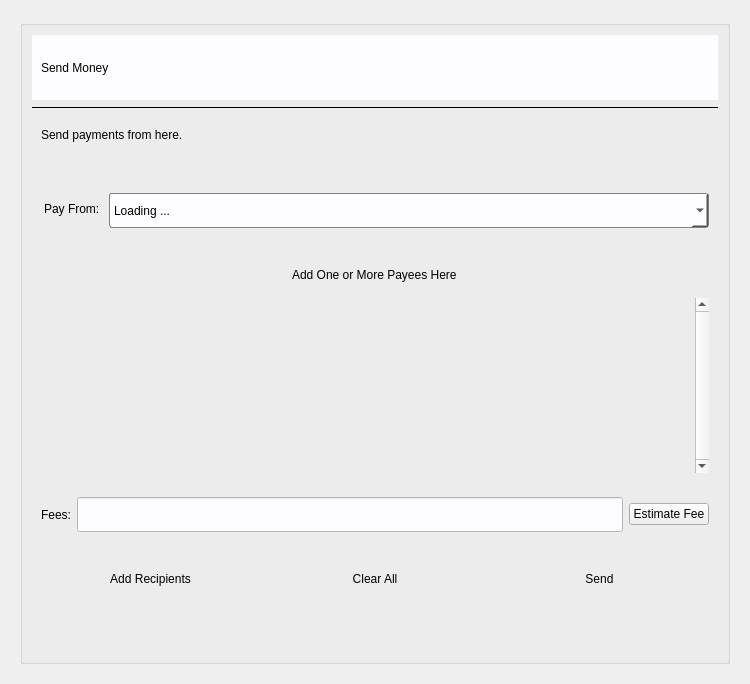
         <widget class="QWidget" name="send_page">
          <layout class="QGridLayout" name="gridLayout_7">
           <item row="0" column="0">
            <widget class="QFrame" name="frame_21">
             <property name="minimumSize">
              <size>
               <width>0</width>
               <height>100</height>
              </size>
             </property>
             <property name="frameShape">
              <enum>QFrame::NoFrame</enum>
             </property>
             <property name="frameShadow">
              <enum>QFrame::Raised</enum>
             </property>
             <layout class="QVBoxLayout" name="verticalLayout_24">
              <item>
               <widget class="QGroupBox" name="groupBox">
                <property name="title">
                 <string/>
                </property>
                <layout class="QGridLayout" name="gridLayout_57">
                 <item row="3" column="0">
                  <widget class="QFrame" name="frame_7">
                   <property name="minimumSize">
                    <size>
                     <width>0</width>
                     <height>100</height>
                    </size>
                   </property>
                   <property name="maximumSize">
                    <size>
                     <width>16777215</width>
                     <height>100</height>
                    </size>
                   </property>
                   <property name="styleSheet">
                    <string notr="true">QFrame#frame_7{border-radius: 3px;}</string>
                   </property>
                   <property name="frameShape">
                    <enum>QFrame::NoFrame</enum>
                   </property>
                   <property name="frameShadow">
                    <enum>QFrame::Raised</enum>
                   </property>
                   <layout class="QGridLayout" name="gridLayout_5">
                    <item row="0" column="1">
                     <widget class="QComboBox" name="pay_from_combo_box">
                      <property name="sizePolicy">
                       <sizepolicy hsizetype="Expanding" vsizetype="Fixed">
                        <horstretch>0</horstretch>
                        <verstretch>0</verstretch>
                       </sizepolicy>
                      </property>
                      <property name="minimumSize">
                       <size>
                        <width>600</width>
                        <height>35</height>
                       </size>
                      </property>
                      <property name="toolTip">
                       <string>Select address to pay from.</string>
                      </property>
                      <property name="styleSheet">
                       <string notr="true">border-radius: 3px; 
border: 1px solid gray;
background-color: rgb(253, 253, 255);
selection-color: blue;</string>
                      </property>
                      <property name="currentText">
                       <string>Loading ...</string>
                      </property>
                      <item>
                       <property name="text">
                        <string>Loading ...</string>
                       </property>
                      </item>
                     </widget>
                    </item>
                    <item row="0" column="0">
                     <widget class="QLabel" name="label_8">
                      <property name="minimumSize">
                       <size>
                        <width>0</width>
                        <height>35</height>
                       </size>
                      </property>
                      <property name="maximumSize">
                       <size>
                        <width>16777215</width>
                        <height>35</height>
                       </size>
                      </property>
                      <property name="styleSheet">
                       <string notr="true">font: 16pt 'Helvetica';
padding-bottom: 4px;

</string>
                      </property>
                      <property name="text">
                       <string>Pay From:</string>
                      </property>
                     </widget>
                    </item>
                   </layout>
                  </widget>
                 </item>
                 <item row="8" column="0">
                  <widget class="QGroupBox" name="send_exec_group">
                   <property name="minimumSize">
                    <size>
                     <width>0</width>
                     <height>65</height>
                    </size>
                   </property>
                   <property name="maximumSize">
                    <size>
                     <width>16777215</width>
                     <height>65</height>
                    </size>
                   </property>
                   <property name="styleSheet">
                    <string notr="true">border-radius: 3px; 
</string>
                   </property>
                   <property name="title">
                    <string/>
                   </property>
                   <property name="flat">
                    <bool>true</bool>
                   </property>
                   <layout class="QGridLayout" name="gridLayout_4">
                    <item row="0" column="2">
                     <widget class="QPushButton" name="snd_btn">
                      <property name="styleSheet">
                       <string notr="true">Send payments.</string>
                      </property>
                      <property name="text">
                       <string>Send</string>
                      </property>
                     </widget>
                    </item>
                    <item row="0" column="1">
                     <widget class="QPushButton" name="clear_btn">
                      <property name="toolTip">
                       <string>Click to clear all entries.</string>
                      </property>
                      <property name="styleSheet">
                       <string notr="true">Reset All Payments</string>
                      </property>
                      <property name="text">
                       <string>Clear All</string>
                      </property>
                     </widget>
                    </item>
                    <item row="0" column="0">
                     <widget class="QPushButton" name="add_btn">
                      <property name="toolTip">
                       <string>Click to add more payees.</string>
                      </property>
                      <property name="styleSheet">
                       <string notr="true">Add Additional Payee</string>
                      </property>
                      <property name="text">
                       <string>Add Recipients</string>
                      </property>
                     </widget>
                    </item>
                   </layout>
                  </widget>
                 </item>
                 <item row="0" column="0">
                  <widget class="QFrame" name="frame_9">
                   <property name="minimumSize">
                    <size>
                     <width>0</width>
                     <height>65</height>
                    </size>
                   </property>
                   <property name="maximumSize">
                    <size>
                     <width>16777215</width>
                     <height>65</height>
                    </size>
                   </property>
                   <property name="styleSheet">
                    <string notr="true">background-color: rgb(253, 253, 255);
font: 24pt &quot;Helvetica&quot;;
</string>
                   </property>
                   <property name="frameShape">
                    <enum>QFrame::NoFrame</enum>
                   </property>
                   <property name="frameShadow">
                    <enum>QFrame::Raised</enum>
                   </property>
                   <layout class="QVBoxLayout" name="verticalLayout_9">
                    <property name="topMargin">
                     <number>0</number>
                    </property>
                    <property name="bottomMargin">
                     <number>0</number>
                    </property>
                    <item alignment="Qt::AlignLeft">
                     <widget class="QLabel" name="label_7">
                      <property name="styleSheet">
                       <string notr="true">font: 24pt &quot;Helvetica&quot;;
</string>
                      </property>
                      <property name="text">
                       <string>Send Money</string>
                      </property>
                     </widget>
                    </item>
                   </layout>
                  </widget>
                 </item>
                 <item row="7" column="0">
                  <widget class="QFrame" name="frame_2">
                   <property name="minimumSize">
                    <size>
                     <width>0</width>
                     <height>0</height>
                    </size>
                   </property>
                   <property name="maximumSize">
                    <size>
                     <width>16777215</width>
                     <height>60</height>
                    </size>
                   </property>
                   <property name="styleSheet">
                    <string notr="true">QFrame#frame_2{border-radius: 3px;} 
</string>
                   </property>
                   <property name="frameShape">
                    <enum>QFrame::NoFrame</enum>
                   </property>
                   <property name="frameShadow">
                    <enum>QFrame::Plain</enum>
                   </property>
                   <layout class="QGridLayout" name="gridLayout_13">
                    <item row="0" column="0">
                     <widget class="QLabel" name="label_10">
                      <property name="styleSheet">
                       <string notr="true">font: 16pt 'Helvetica';
background-color: rgba(255, 255, 255, 0);</string>
                      </property>
                      <property name="text">
                       <string>Fees:</string>
                      </property>
                     </widget>
                    </item>
                    <item row="0" column="1">
                     <widget class="QLineEdit" name="lineEdit_6">
                      <property name="minimumSize">
                       <size>
                        <width>0</width>
                        <height>35</height>
                       </size>
                      </property>
                      <property name="maximumSize">
                       <size>
                        <width>16777215</width>
                        <height>35</height>
                       </size>
                      </property>
                      <property name="toolTip">
                       <string>Set network transactions fees  (optionally). Default setting is the safest.</string>
                      </property>
                      <property name="autoFillBackground">
                       <bool>false</bool>
                      </property>
                      <property name="styleSheet">
                       <string notr="true">background-color: rgb(253, 253, 255);</string>
                      </property>
                      <property name="text">
                       <string/>
                      </property>
                     </widget>
                    </item>
                    <item row="0" column="2">
                     <widget class="QPushButton" name="fee_est_btn">
                      <property name="text">
                       <string>Estimate Fee</string>
                      </property>
                     </widget>
                    </item>
                   </layout>
                  </widget>
                 </item>
                 <item row="4" column="0" alignment="Qt::AlignHCenter">
                  <widget class="QLabel" name="label_9">
                   <property name="minimumSize">
                    <size>
                     <width>0</width>
                     <height>16</height>
                    </size>
                   </property>
                   <property name="maximumSize">
                    <size>
                     <width>16777215</width>
                     <height>16</height>
                    </size>
                   </property>
                   <property name="autoFillBackground">
                    <bool>false</bool>
                   </property>
                   <property name="styleSheet">
                    <string notr="true">font: 57 16pt 'Helvetica';
background-color: rgba(255, 255, 255, 0);</string>
                   </property>
                   <property name="text">
                    <string>Add One or More Payees Here</string>
                   </property>
                  </widget>
                 </item>
                 <item row="9" column="0" alignment="Qt::AlignHCenter">
                  <widget class="QLabel" name="label_6">
                   <property name="minimumSize">
                    <size>
                     <width>0</width>
                     <height>34</height>
                    </size>
                   </property>
                   <property name="font">
                    <font>
                     <family>Helvetica</family>
                     <pointsize>16</pointsize>
                    </font>
                   </property>
                   <property name="styleSheet">
                    <string notr="true">background-color: rgba(255, 255, 255, 0);</string>
                   </property>
                   <property name="text">
                    <string/>
                   </property>
                  </widget>
                 </item>
                 <item row="2" column="0">
                  <widget class="QFrame" name="frame_69">
                   <property name="minimumSize">
                    <size>
                     <width>0</width>
                     <height>40</height>
                    </size>
                   </property>
                   <property name="maximumSize">
                    <size>
                     <width>16777215</width>
                     <height>40</height>
                    </size>
                   </property>
                   <property name="styleSheet">
                    <string notr="true">QFrame#frame_69{border-radius: 3px;}</string>
                   </property>
                   <property name="frameShape">
                    <enum>QFrame::NoFrame</enum>
                   </property>
                   <property name="frameShadow">
                    <enum>QFrame::Raised</enum>
                   </property>
                   <layout class="QVBoxLayout" name="verticalLayout_22">
                    <property name="topMargin">
                     <number>0</number>
                    </property>
                    <property name="bottomMargin">
                     <number>0</number>
                    </property>
                    <item>
                     <widget class="QLabel" name="label_54">
                      <property name="styleSheet">
                       <string notr="true">font: 16pt 'Helvetica';
</string>
                      </property>
                      <property name="text">
                       <string>Send payments from here.</string>
                      </property>
                     </widget>
                    </item>
                   </layout>
                  </widget>
                 </item>
                 <item row="5" column="0">
                  <widget class="QFrame" name="frame_78">
                   <property name="minimumSize">
                    <size>
                     <width>0</width>
                     <height>190</height>
                    </size>
                   </property>
                   <property name="styleSheet">
                    <string notr="true">QFrame#frame_78{border-radius: 3px;}</string>
                   </property>
                   <property name="frameShape">
                    <enum>QFrame::NoFrame</enum>
                   </property>
                   <property name="frameShadow">
                    <enum>QFrame::Raised</enum>
                   </property>
                   <layout class="QGridLayout" name="gridLayout_95">
                    <item row="0" column="0">
                     <widget class="QListWidget" name="rcp_list">
                      <property name="minimumSize">
                       <size>
                        <width>0</width>
                        <height>175</height>
                       </size>
                      </property>
                      <property name="maximumSize">
                       <size>
                        <width>16777215</width>
                        <height>175</height>
                       </size>
                      </property>
                      <property name="styleSheet">
                       <string notr="true">background-color: rgba(255, 255, 255, 0);</string>
                      </property>
                      <property name="frameShape">
                       <enum>QFrame::NoFrame</enum>
                      </property>
                      <property name="frameShadow">
                       <enum>QFrame::Plain</enum>
                      </property>
                      <property name="lineWidth">
                       <number>0</number>
                      </property>
                      <property name="verticalScrollBarPolicy">
                       <enum>Qt::ScrollBarAlwaysOn</enum>
                      </property>
                      <property name="autoScroll">
                       <bool>true</bool>
                      </property>
                      <property name="autoScrollMargin">
                       <number>5</number>
                      </property>
                      <property name="selectionMode">
                       <enum>QAbstractItemView::NoSelection</enum>
                      </property>
                      <property name="verticalScrollMode">
                       <enum>QAbstractItemView::ScrollPerItem</enum>
                      </property>
                      <property name="itemAlignment">
                       <set>Qt::AlignTop</set>
                      </property>
                     </widget>
                    </item>
                   </layout>
                  </widget>
                 </item>
                 <item row="1" column="0">
                  <widget class="Line" name="line">
                   <property name="frameShadow">
                    <enum>QFrame::Plain</enum>
                   </property>
                   <property name="orientation">
                    <enum>Qt::Horizontal</enum>
                   </property>
                  </widget>
                 </item>
                </layout>
               </widget>
              </item>
             </layout>
            </widget>
           </item>
          </layout>
         </widget>
